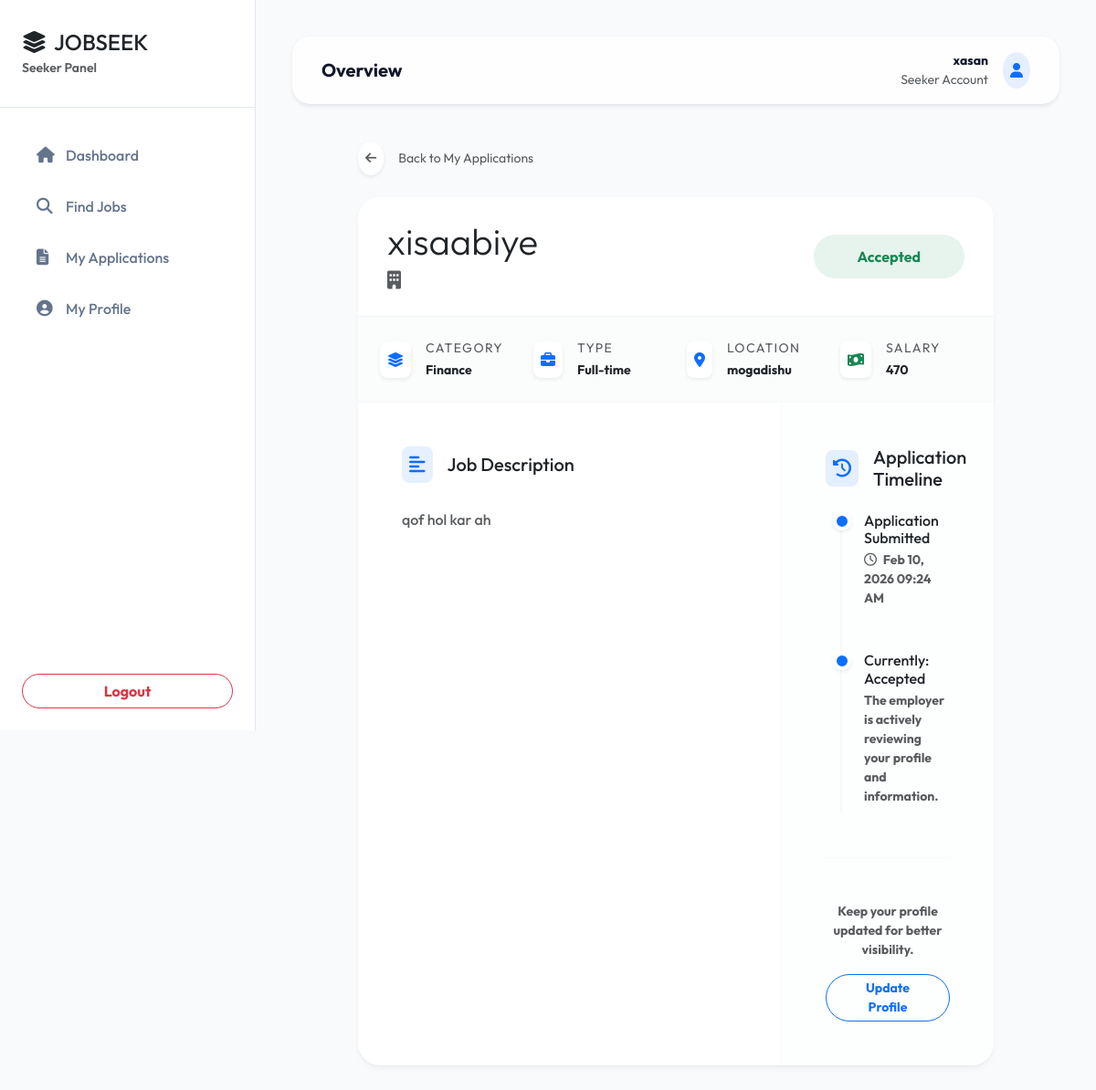
The app's page /seeker/application_status.php?id=7 (signed in) with its own data.
### tables this page shows
CREATE TABLE `applications` (
  `id` int(11) NOT NULL,
  `job_id` int(11) NOT NULL,
  `seeker_id` int(11) NOT NULL,
  `status` enum('pending','reviewed','accepted','rejected') DEFAULT 'pending',
  `applied_at` timestamp NOT NULL DEFAULT current_timestamp()
);

CREATE TABLE `jobs` (
  `id` int(11) NOT NULL,
  `employer_id` int(11) NOT NULL,
  `title` varchar(255) NOT NULL,
  `description` text NOT NULL,
  `category` varchar(100) DEFAULT NULL,
  `job_type` enum('Full-time','Part-time','Contract','Freelance') DEFAULT 'Full-time',
  `salary` varchar(50) DEFAULT NULL,
  `location` varchar(100) DEFAULT NULL,
  `status` enum('active','closed') DEFAULT 'active',
  `created_at` timestamp NOT NULL DEFAULT current_timestamp(),
  `deadline` datetime DEFAULT NULL
);

### seeker/application_status.php (the view, shortened to what this page needs)
<?php
require_once '../includes/db.php';
$application_id = $_GET['id'];
$seeker_id = $_SESSION['user_id'];
$stmt = $pdo->prepare("
    SELECT a.*, j.title, j.description, j.category, j.job_type, j.salary, j.location, p.company_name
    FROM applications a
    JOIN jobs j ON a.job_id = j.id
    JOIN profiles p ON j.employer_id = p.user_id
    WHERE a.id = ? AND a.seeker_id = ?
");
$stmt->execute([$application_id, $seeker_id]);
$app = $stmt->fetch();
include 'seeker_layout_top.php';
?>
<div class="row justify-content-center animate-up">
    <div class="col-lg-10">
        <div class="mb-4">
            <a href="my_applications.php" class="text-decoration-none text-muted fw-800 small transition-all hover-primary d-inline-flex align-items-center">
                <div class="bg-white p-2 rounded-circle shadow-sm me-3"><i class="fas fa-arrow-left"></i></div>
                Back to My Applications
            </a>
        </div>
        <div class="card premium-card border-0 overflow-hidden mb-5">
            <div class="card-header-premium">
                <div class="d-flex justify-content-between align-items-center flex-wrap gap-4">
                    <div>
                        <h2 class="fw-800 text-dark mb-1 display-6"><?php echo htmlspecialchars($app['title']); ?></h2>
                        <p class="text-muted mb-0 fw-800 fs-5"><i class="fas fa-building me-2 text-accent"></i><?php echo htmlspecialchars($app['company_name']); ?></p>
                    </div>
                    <div>
                        <?php
                        $status_class = 'bg-secondary bg-opacity-10 text-secondary';
                        if ($app['status'] == 'accepted') $status_class = 'bg-success bg-opacity-10 text-success';
                        ?>
                        <span class="badge rounded-pill px-5 py-3 fs-6 fw-800 <?php echo $status_class; ?>">
                            <?php echo ucfirst($app['status']); ?>
                        </span>
                    </div>
                </div>
            </div>
                <div class="bg-light bg-opacity-50 border-bottom border-light p-4">
                    <div class="row g-4">
                        <div class="col-sm-6 col-md-3">
                            <div class="d-flex align-items-center">
                                <div class="bg-white p-2 rounded-3 text-primary shadow-sm me-3"><i class="fas fa-layer-group"></i></div>
                                <div>
                                    <small class="text-muted d-block tiny fw-800 text-uppercase tracking-wider">Category</small>
                                    <span class="fw-bold text-dark small"><?php echo htmlspecialchars($app['category']); ?></span>
                                </div>
                            </div>
                        </div>
                        <div class="col-sm-6 col-md-3">
                            <div class="d-flex align-items-center">
                                <div class="bg-white p-2 rounded-3 text-primary shadow-sm me-3"><i class="fas fa-briefcase"></i></div>
                                <div>
                                    <small class="text-muted d-block tiny fw-800 text-uppercase tracking-wider">Type</small>
                                    <span class="fw-bold text-dark small"><?php echo htmlspecialchars($app['job_type']); ?></span>
                                </div>
                            </div>
                        </div>
                        <div class="col-sm-6 col-md-3">
                            <div class="d-flex align-items-center">
                                <div class="bg-white p-2 rounded-3 text-primary shadow-sm me-3"><i class="fas fa-map-marker-alt"></i></div>
                                <div>
                                    <small class="text-muted d-block tiny fw-800 text-uppercase tracking-wider">Location</small>
                                    <span class="fw-bold text-dark small"><?php echo htmlspecialchars($app['location']); ?></span>
                                </div>
                            </div>
                        </div>
                        <div class="col-sm-6 col-md-3">
                            <div class="d-flex align-items-center">
                                <div class="bg-white p-2 rounded-3 text-success shadow-sm me-3"><i class="fas fa-money-bill-wave"></i></div>
                                <div>
                                    <small class="text-muted d-block tiny fw-800 text-uppercase tracking-wider">Salary</small>
                                    <span class="fw-bold text-dark small"><?php echo htmlspecialchars($app['salary'] ?: 'Negotiable'); ?></span>
                                </div>
                            </div>
                        </div>
                    </div>
                </div>
                <div class="card-body p-0">
                    <div class="row g-0">
                        <div class="col-lg-8 border-end border-light">
                            <div class="p-4 p-md-5">
                                <h5 class="fw-800 text-dark mb-4 d-flex align-items-center tracking-tight">
                                    <span class="bg-primary bg-opacity-10 p-2 rounded-3 me-3 text-primary"><i class="fas fa-align-left"></i></span>
                                    Job Description
                                </h5>
                                <div class="text-muted fw-medium fs-6 lh-lg mb-5">
                                    <?php echo nl2br(htmlspecialchars($app['description'])); ?>
                                </div>
                            </div>
                        </div>
                        <div class="col-lg-4 bg-light bg-opacity-25">
                            <div class="p-4 p-md-5">
                                <h5 class="fw-800 text-dark mb-4 d-flex align-items-center tracking-tight">
                                    <span class="bg-primary bg-opacity-10 p-2 rounded-3 me-3 text-primary"><i class="fas fa-history"></i></span>
                                    Application Timeline
                                </h5>
                                <div class="timeline ps-3 position-relative">
                                    <div class="timeline-item border-start border-2 border-light position-relative pb-5 ps-4">
                                        <div class="position-absolute translate-middle-x start-0 bg-primary rounded-circle shadow-sm border border-4 border-white" style="width: 20px; height: 20px; top: 0;"></div>
                                        <h6 class="fw-800 text-dark mb-1">Application Submitted</h6>
                                        <p class="small text-muted fw-bold mb-0"><i class="far fa-clock me-1"></i> <?php echo date('M d, Y h:i A', strtotime($app['applied_at'])); ?></p>
                                    </div>
                                    <div class="timeline-item border-start border-2 border-light position-relative pb-2 ps-4">
                                        <div class="position-absolute translate-middle-x start-0 <?php echo $app['status'] != 'pending' ? 'bg-primary' : 'bg-secondary'; ?> rounded-circle shadow-sm border border-4 border-white" style="width: 20px; height: 20px; top: 0;"></div>
                                        <h6 class="fw-800 <?php echo $app['status'] != 'pending' ? 'text-dark' : 'text-muted'; ?> mb-1">Currently: <?php echo ucfirst($app['status']); ?></h6>
                                        <p class="small text-muted fw-bold mb-0">The employer is actively reviewing your profile and information.</p>
                                    </div>
                                </div>
                                <div class="mt-5 pt-5 border-top border-light text-center">
                                    <p class="small text-muted fw-bold mb-3">Keep your profile updated for better visibility.</p>
                                    <a href="profile.php" class="btn btn-outline-primary btn-sm rounded-pill px-4 fw-bold">Update Profile</a>
                                </div>
                            </div>
                        </div>
                    </div>
                </div>
            </div>
        </div>
    </div>
</div>
<?php include 'seeker_layout_bottom.php'; ?>

### seeker/seeker_layout_top.php (style rules this page uses)
:root { --primary: #0f172a; --primary-dark: #020617; --accent: #00d2ff; --accent-glow: rgba(0, 210, 255, 0.3); --premium-gradient: linear-gradient(135deg, #0f172a 0%, #1e293b 100%); --sidebar-bg: #ffffff; --main-bg: #f8fafc; --border-color: #e2e8f0; --card-shadow: 0 10px 25px -5px rgba(0, 0, 0, 0.05), 0 8px 10px -6px rgba(0, 0, 0, 0.05); }
body { font-family: 'Outfit', sans-serif; background-color: var(--main-bg); color: var(--primary); overflow-x: hidden; }
.premium-card { background: #ffffff; border: 1px solid rgba(15, 23, 42, 0.08); border-radius: 1.5rem; box-shadow: 0 4px 6px -1px rgba(0, 0, 0, 0.05), 0 2px 4px -1px rgba(0, 0, 0, 0.03); transition: all 0.4s cubic-bezier(0.165, 0.84, 0.44, 1); position: relative; overflow: hidden; }
.premium-card::before { content: ''; position: absolute; top: 0; left: 0; width: 100%; height: 4px; background: var(--accent); opacity: 0; transition: opacity 0.3s ease; }
.card-header-premium { background: transparent !important; border-bottom: 1px solid rgba(15, 23, 42, 0.05) !important; padding: 1.5rem 2rem !important; }
.animate-up { animation: fadeInUp 0.5s forwards; }

### seeker/application_status.php (style rules this page uses)
.tracking-wider { letter-spacing: 0.1em; }

### records on screen
applications: job.title "xisaabiye", status "Accepted", job.category "Finance", job.job_type "Full-time", job.location "mogadishu", job.salary "470", job.description "qof hol kar ah", applied_at "Feb 10, 2026 09:24 AM"

### other values on screen
$_SESSION['username'] "xasan"
